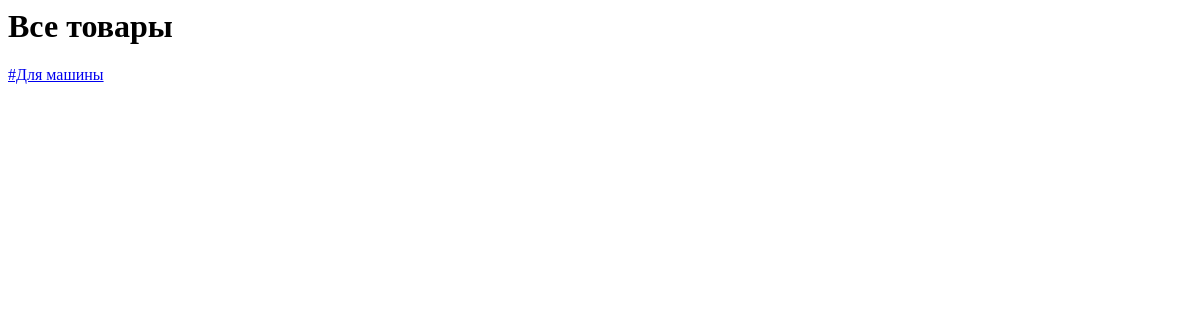
Before: /all_products/ with the older database file.
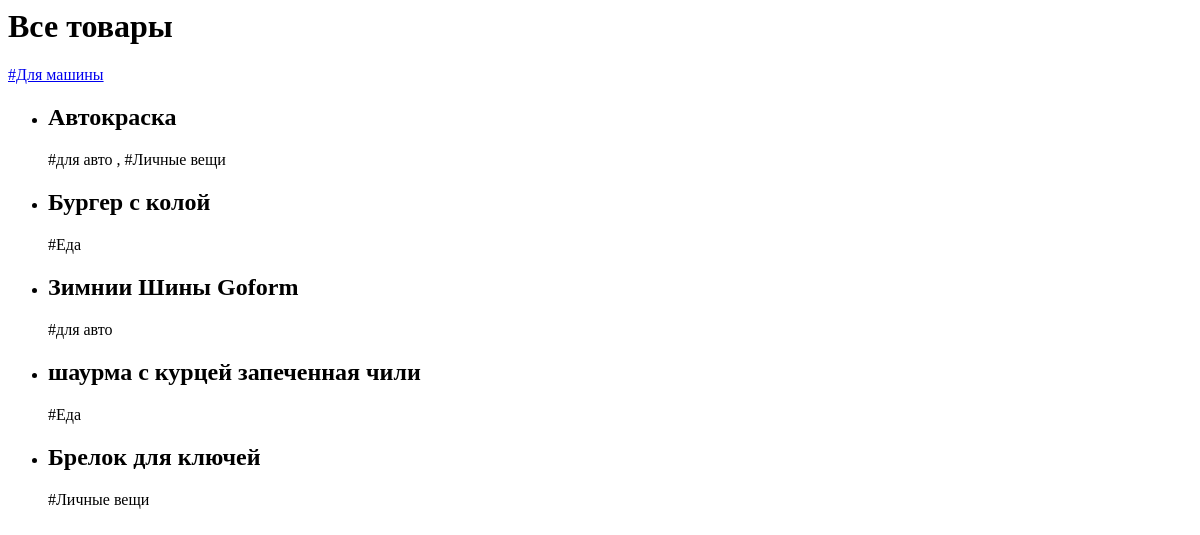
After: the same page with the newer database file.
### products/models.py (models this page shows, shortened)
class Product(models.Model):
    title = models.CharField(max_length=100)
    description = models.TextField(default='Описание продукта')
    tags = models.ManyToManyField(Tag)
    created_at = models.DateField(auto_now_add=True)

class Tag(models.Model):
    name = models.CharField(max_length=100)

### products/views.py (the view)
# urls.py: path('all_products/', views.all_productsView, name='all_prod'),
def all_productsView(request):
    if request.method == 'GET':
        products = models.Product.objects.all()
        return render(request, 'products/all_products.html', {'products': products})

### templates/products/all_products.html
<h1>Все товары</h1>
<a href="{%  url 'car' %}">#Для машины</a>
    <ul>
        {% for i in products %}
        <li>
            <h2>{{ i.title }}</h2>
            <p>
                {% for tag in i.tags.all %}
                {{ tag.name }} {% if not forloop.last %}, {% endif %}
                {% empty %}
                Тегов нет:
                {% endfor %}
            </p>
        </li>
        {% endfor %}
    </ul>

Changed rows visible on the page:
added Product: title "Автокраска"
added Tag: name "#для авто"
added Tag: name "#Личные вещи"
added Product: title "Бургер с колой"
added Tag: name "#Еда"
added Product: title "Зимнии Шины Goform"
added Product: title "шаурма с курцей запеченная чили"
added Product: title "Брелок для ключей"
